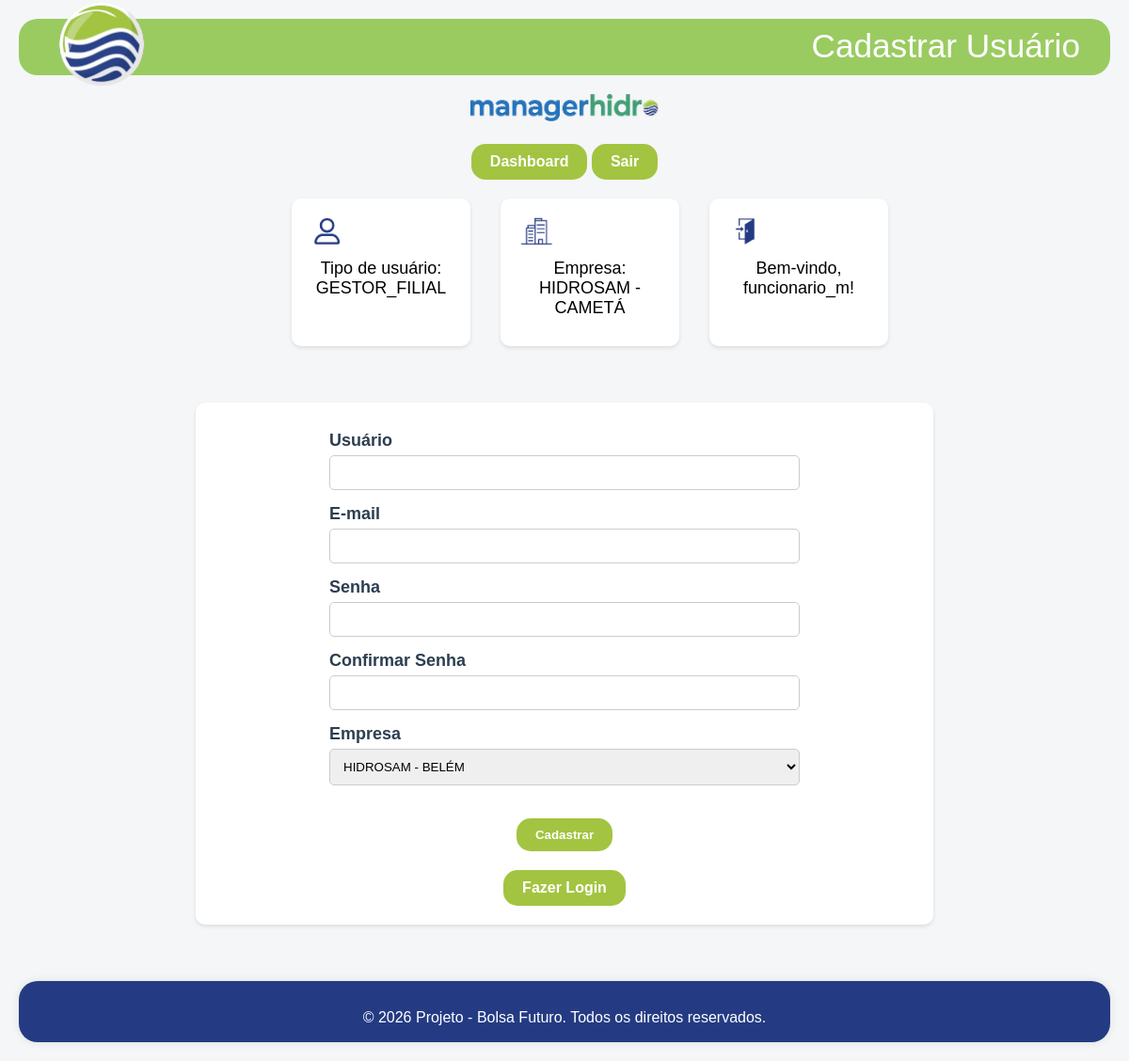
The app's page /usuarios/cadastro/ (signed in) with its own data.
### usuarios/models.py (models this page shows, shortened)
class Usuario(AbstractUser):
    TIPOS_USUARIO = [
        ('GERENTE_MATRIZ', 'Gerente Matriz'),
        ('GERENTE_FILIAL', 'Gerente Filial'),
        ('GESTOR_MATRIZ', 'Gestor Matriz'),
        ('GESTOR_FILIAL', 'Gestor Filial'),
        ('FUNCIONARIO', 'Funcionário'),
    ]
    empresa = models.ForeignKey(Empresa, on_delete=models.CASCADE, null=True, blank=True)
    tipo_usuario = models.CharField(max_length=20, choices=TIPOS_USUARIO, null=True, blank=True)
    status_ativo = models.BooleanField(default=False)

### empresas/models.py (models this page shows, shortened)
class Empresa(models.Model):
    nome = models.CharField(max_length=150)
    endereco = models.CharField(max_length=255)
    email = models.EmailField()
    telefone = models.CharField(max_length=20)

### usuarios/views.py (the view, shortened to what this page needs)
# urls.py: path('cadastro/', views.cadastro_usuario, name='cadastro_usuario'),
def cadastro_usuario(request):
    empresas = Empresa.objects.all()
    return render(request, 'usuarios/cadastro.html', {
        'empresas': empresas,
        'header_title': 'Cadastrar Usuário'
    })

### usuarios/templates/usuarios/cadastro.html (shortened to what this page needs)
{% extends 'base.html' %}
{% block content %}
  <div class="card-login">
    <form method="post" class="form-cadastro">
      <div class="form-fields">
        <p>
          <label for="username">Usuário</label>
          <input type="text" name="username" id="username" required>
        </p>
        <p>
          <label for="email">E-mail</label>
          <input type="email" name="email" id="email" required>
        </p>
        <p>
          <label for="password1">Senha</label>
          <input type="password" name="password1" id="password1" required>
        </p>
        <p>
          <label for="password2">Confirmar Senha</label>
          <input type="password" name="password2" id="password2" required>
        </p>
        <p>
          <label for="empresa">Empresa</label>
          <select name="empresa" id="empresa">
            {% for empresa in empresas %}
              <option value="{{ empresa.id }}">{{ empresa.nome }}</option>
            {% endfor %}
          </select>
        </p>
      </div>
      <button type="submit" class="btn">Cadastrar</button>
      <a href="{% url 'login' %}" class="btn">Fazer Login</a>
    </form>
  </div>
{% endblock %}

### templates/header.html (shortened to what this page needs)
{% load static %}
<header>
  <div class="header-content"></div>
    <div class="logo-container">
      <img src="{% static 'img/logo-hidro.png' %}" alt="Logo" class="logo-img">
    </div>
    {% if header_title %}
      <h1 class="header-title">{{ header_title }}</h1>
    {% endif %}
</header>
<nav class="center">
  <img src="{% static 'img/logo-sistema.png' %}" alt="Imagem centralizada" class="logo-sistema">
  {% if request.user.is_authenticated %}
    <div>
      {% if request.path != '/dashboard/' %}
      <a href="{% url 'dashboard' %}" class="btn">Dashboard</a>
      {% endif %}
      <a href="{% url 'logout' %}" class="btn">Sair</a>
    </div>
  </nav>
    <div class="row">
    <div class="card">
      <img src="{% static 'img/usuario.png' %}" alt="Logo" class="card-img">
      <p class="center">Tipo de usuário: {{ user.tipo_usuario }}</p>
    </div>
    <div class="card">
      <img src="{% static 'img/empresa.png' %}" alt="Logo" class="card-img">
      <p class="center">Empresa: {{ user.empresa.nome }}</p>
    </div>
    <div class="card">
      {% if request.user.is_authenticated %}
        <img src="{% static 'img/login.png' %}" alt="Logo" class="card-img">
        <p class="center">Bem-vindo, {{ request.user.username }}! </p>
      {% endif %}
    </div>
  </div>
  {% endif %}

### usuarios/static/css/style.css (style rules this page uses)
body { font-family: Arial, sans-serif; background-color: #f4f6f8; margin: 0; padding: 20px; }
h1, h2 { color: #2c3e50; text-align: center; }
p { font-size: 18px; margin: 10px 0; }
.center { text-align: center; }
header { position: relative; height: 60px; background-color: transparent; }
.header-content { background-color: #9acb61; height: 100%; width: 100%; position: relative; top: 0; left: 0; z-index: 1; border-radius: 20px; }
.logo-container { position: absolute; top: 50%; left: 2rem; transform: translateY(-50%); z-index: 2; }
.logo-img { height: 100px; width: auto; object-fit: contain; }
.header-title { position: absolute; right: 2rem; color: white; font-size: 2.2rem; font-weight: 20; z-index: 2; top: -25%; }
.card-login { background-color: #fff; border-radius: 10px; box-shadow: 0 2px 4px rgba(0, 0, 0, 0.1); padding: 20px; margin: 10px 15%; }
.card { background-color: #fff; border-radius: 10px; box-shadow: 0 2px 4px rgba(0, 0, 0, 0.1); padding: 20px; margin: 20px 0; max-width: 150px; }
.row { margin-left: 25%; display: flex; flex-wrap: wrap; gap: 2rem; }
.card-img { height: 30px; width: auto; object-fit: contain; }
.btn { display: inline-block; margin-top: 20px; padding: 10px 20px; background-color: #a3c441; color: white; text-decoration: none; border-radius: 15px; font-weight: bold; border: none; }
.form-login, .form-cadastro { top: 30px; display: flex; flex-direction: column; align-items: center; }
.form-fields { width: 100%; max-width: 500px; }
.form-fields p { margin-bottom: 15px; }
.form-fields label { display: block; margin-bottom: 5px; font-weight: bold; color: #2c3e50; }
.form-fields input, .form-fields select, .form-fields textarea { width: 100%; padding: 10px; border: 1px solid #ccc; border-radius: 5px; box-sizing: border-box; }
.logo-sistema { max-width: 200px; margin-top: 20px; }

### records on screen
Usuario: tipo_usuario "GESTOR_FILIAL", empresa.nome "HIDROSAM - CAMETÁ", user.username "funcionario_m"

### other values on screen
{{ header_title }} "Cadastrar Usuário"
form field empresa "HIDROSAM - BELÉM"
